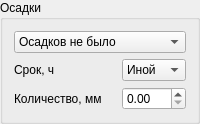
            <widget class="QGroupBox" name="groupBox_6">
             <property name="sizePolicy">
              <sizepolicy hsizetype="Preferred" vsizetype="Maximum">
               <horstretch>0</horstretch>
               <verstretch>0</verstretch>
              </sizepolicy>
             </property>
             <property name="title">
              <string>Осадки</string>
             </property>
             <layout class="QGridLayout" name="gridLayout_7">
              <item row="1" column="0">
               <widget class="QLabel" name="label_21">
                <property name="text">
                 <string>Срок, ч</string>
                </property>
               </widget>
              </item>
              <item row="2" column="0">
               <widget class="QLabel" name="label_20">
                <property name="text">
                 <string>Количество, мм</string>
                </property>
               </widget>
              </item>
              <item row="1" column="2">
               <widget class="QComboBox" name="tR">
                <item>
                 <property name="text">
                  <string>Иной</string>
                 </property>
                </item>
                <item>
                 <property name="text">
                  <string>6</string>
                 </property>
                </item>
                <item>
                 <property name="text">
                  <string>12</string>
                 </property>
                </item>
                <item>
                 <property name="text">
                  <string>18</string>
                 </property>
                </item>
                <item>
                 <property name="text">
                  <string>24</string>
                 </property>
                </item>
                <item>
                 <property name="text">
                  <string>1</string>
                 </property>
                </item>
                <item>
                 <property name="text">
                  <string>2</string>
                 </property>
                </item>
                <item>
                 <property name="text">
                  <string>3</string>
                 </property>
                </item>
                <item>
                 <property name="text">
                  <string>9</string>
                 </property>
                </item>
                <item>
                 <property name="text">
                  <string>15</string>
                 </property>
                </item>
               </widget>
              </item>
              <item row="2" column="2">
               <widget class="QDoubleSpinBox" name="RRR">
                <property name="decimals">
                 <number>2</number>
                </property>
                <property name="maximum">
                 <double>999.000000000000000</double>
                </property>
               </widget>
              </item>
              <item row="0" column="0" colspan="3">
               <widget class="QComboBox" name="iR">
                <property name="currentIndex">
                 <number>3</number>
                </property>
                <item>
                 <property name="text">
                  <string>Включить в раздел 1 и 3</string>
                 </property>
                </item>
                <item>
                 <property name="text">
                  <string>Включить в раздел 1</string>
                 </property>
                </item>
                <item>
                 <property name="text">
                  <string>Включить в раздел 3</string>
                 </property>
                </item>
                <item>
                 <property name="text">
                  <string>Осадков не было</string>
                 </property>
                </item>
                <item>
                 <property name="text">
                  <string>Осадки не измерялись</string>
                 </property>
                </item>
               </widget>
              </item>
             </layout>
            </widget>
